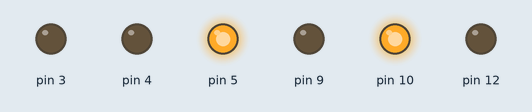
Bench run of a program on a simulated Arduino Nano, built with avr-gcc and run on an emulated ATmega328P. Shown: output pins drawn as LEDs (lit = HIGH). What the program prints to the serial monitor is not drawn.

Above: at 0.1 s.
At 25.74 s:
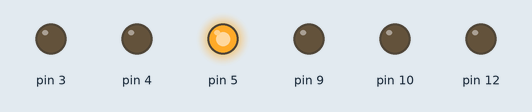
At 36.1 s:
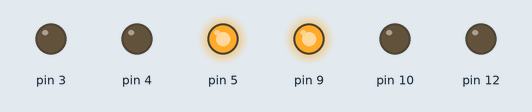
At 37.6 s:
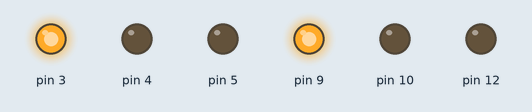
Timing chart, 0 to 39.1 s (numbered marks = the images above):
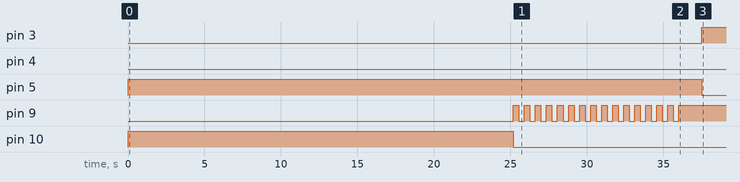

Measured:
- by itself, pin 3: LOW → HIGH at 37.5 s
- by itself, pin 5: LOW → HIGH at 0.00 s, → LOW 37.5 s later
- by itself, pin 9: LOW → HIGH at 25.2 s, → LOW 0.36 s later, → HIGH 0.36 s later, → LOW 0.36 s later, … (31 changes in this stretch)
- by itself, pin 10: LOW → HIGH at 0.00 s, → LOW 25.2 s later

The program:

main.cpp
```cpp
// (licence header left out)
#include <Arduino.h>
#include <Arduino_FreeRTOS.h>
#include "queue.h"

#include <Farol.h>
#include <FarolPedestre.h>
#include <Botao.h>

QueueHandle_t queue;
QueueHandle_t queue_b;
QueueHandle_t queue_bs;
int queuSize = 10;

void TaskFarol( void *pvParameters );
void TaskFarolPedestre( void *pvParameters );
void TaskFarolBotao( void *pvParameters );


void setup() {
        Serial.begin(9600);
        queue = xQueueCreate(queuSize, sizeof(Estado));
        queue_b = xQueueCreate(queuSize, sizeof(Estado));
        queue_bs = xQueueCreate(queuSize, sizeof(int));

        if(queue == NULL) {
                Serial.println("Error creating the queue.");
        }


        xTaskCreate(
                TaskFarol
                ,  (const portCHAR *) "Farol"
                ,  128
                ,  NULL
                ,  1
                ,  NULL );


        xTaskCreate(
                TaskFarolPedestre
                ,  (const portCHAR *) "FarolPedestre"
                ,  128
                ,  NULL
                ,  1
                ,  NULL );

        xTaskCreate(
                TaskFarolBotao
                ,  (const portCHAR *) "Botao"
                ,  128
                ,  NULL
                ,  1
                ,  NULL );
}

void loop() {
}

void TaskFarolBotao(void *pvParameters)
{
        (void) pvParameters;
        Botao botao(12);
        Estado estadoatualFarol;
        int reduzir_tempo=0;

        while(1) {

                if(xQueueReceive(queue_b, &estadoatualFarol, portMAX_DELAY) == pdPASS) {
                }

                if(estadoatualFarol != verde) {
                        botao.reiniciar_contador();
                        reduzir_tempo = 0;

                }else{
                        botao.update_contador();

                        if(botao.get_contador() > 1) {
                                reduzir_tempo = 1;

                        }else{
                                reduzir_tempo = 0;
                        }
                }
                if(xQueueSend(queue_bs, &reduzir_tempo, 1) != pdPASS) {
                }
        }

}

void TaskFarol(void *pvParameters)
{
        (void) pvParameters;
        Farol farol(3, 4, 5);


        Estado estadoatual;
        int reduzir_tempo=0;
        bool mudar=false;
        unsigned long ti=0;
        int i=0;

        estadoatual = farol.get_estado();

        if(xQueueSend(queue, &estadoatual, 1) != pdPASS) {

        }

        while(1) {

                farol.mudar_luz();
                estadoatual = farol.get_estado();

                if(xQueueReceive(queue_bs, &reduzir_tempo, 1) == pdPASS) {

                }


                if(reduzir_tempo == true && estadoatual == verde) {
                  farol.reduzir_intervalo();
                  Serial.print("RT: ");
                  Serial.println(reduzir_tempo);

                }


                if(xQueueSend(queue_b, &estadoatual, 1) != pdPASS) {

                }

                mudar = farol.fdelay(ti, i);


                if(mudar == true){

                  mudar = false;
                  i=0;
                  farol.mudar_estado();
                  farol.mudar_luz();
                  estadoatual = farol.get_estado();
                  if(xQueueSend(queue, &estadoatual, 1) != pdPASS) {

                  }


                }

        }
}


void TaskFarolPedestre(void *pvParameters)
{
        (void) pvParameters;

        FarolPedestre farol_pedestre(10, 9);
        Estado estadoatualFarol;

        while(1) {
                if(xQueueReceive(queue, &estadoatualFarol, portMAX_DELAY) == pdPASS) {
                }

                farol_pedestre.mudar_estado(estadoatualFarol);
                farol_pedestre.mudar_luz();
                farol_pedestre.piscar_vermelho();

        }
}
```
